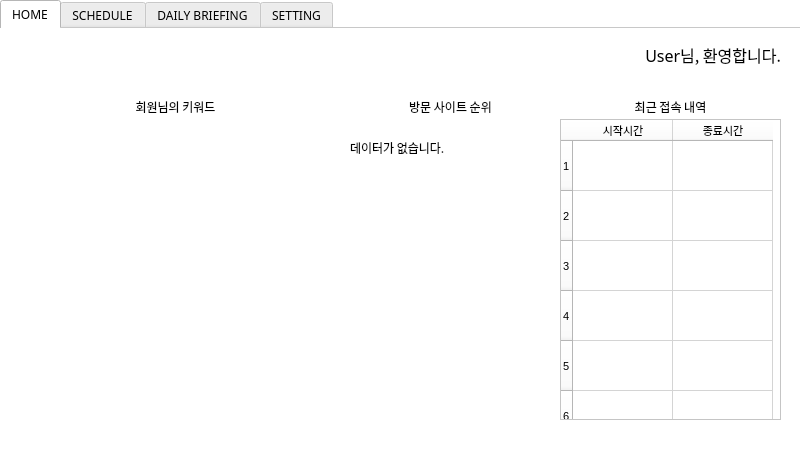
<?xml version="1.0" encoding="UTF-8"?>
<ui version="4.0">
 <class>MainWindow</class>
 <widget class="QMainWindow" name="MainWindow">
  <property name="geometry">
   <rect>
    <x>0</x>
    <y>0</y>
    <width>800</width>
    <height>450</height>
   </rect>
  </property>
  <property name="minimumSize">
   <size>
    <width>800</width>
    <height>450</height>
   </size>
  </property>
  <property name="maximumSize">
   <size>
    <width>800</width>
    <height>450</height>
   </size>
  </property>
  <property name="windowTitle">
   <string>MainWindow</string>
  </property>
  <property name="styleSheet">
   <string notr="true">background-color: rgb(255, 255, 255);</string>
  </property>
  <widget class="QWidget" name="centralwidget">
   <widget class="QTabWidget" name="mainTab">
    <property name="geometry">
     <rect>
      <x>0</x>
      <y>0</y>
      <width>800</width>
      <height>450</height>
     </rect>
    </property>
    <property name="maximumSize">
     <size>
      <width>800</width>
      <height>450</height>
     </size>
    </property>
    <property name="font">
     <font>
      <family>KoPub돋움체 Medium</family>
      <pointsize>9</pointsize>
      <weight>50</weight>
      <bold>false</bold>
      <underline>false</underline>
      <strikeout>false</strikeout>
     </font>
    </property>
    <property name="layoutDirection">
     <enum>Qt::LeftToRight</enum>
    </property>
    <property name="styleSheet">
     <string notr="true">QTabBar::tab {background:rgb(255, 189, 187);
					color:rgb(255, 255, 255);
}
QTabBar::tab:selected {background: rgb(245, 114, 119);
								color:rgb(255, 255, 255)};



</string>
    </property>
    <property name="tabPosition">
     <enum>QTabWidget::North</enum>
    </property>
    <property name="tabShape">
     <enum>QTabWidget::Rounded</enum>
    </property>
    <property name="currentIndex">
     <number>0</number>
    </property>
    <property name="iconSize">
     <size>
      <width>50</width>
      <height>30</height>
     </size>
    </property>
    <property name="documentMode">
     <bool>true</bool>
    </property>
    <property name="tabBarAutoHide">
     <bool>false</bool>
    </property>
    <widget class="QWidget" name="tab">
     <attribute name="title">
      <string>HOME</string>
     </attribute>
     <widget class="QLabel" name="lblwelcome">
      <property name="geometry">
       <rect>
        <x>540</x>
        <y>10</y>
        <width>241</width>
        <height>31</height>
       </rect>
      </property>
      <property name="font">
       <font>
        <family>KoPub돋움체 Medium</family>
        <pointsize>12</pointsize>
       </font>
      </property>
      <property name="text">
       <string>User님, 환영합니다.</string>
      </property>
      <property name="alignment">
       <set>Qt::AlignRight|Qt::AlignTrailing|Qt::AlignVCenter</set>
      </property>
     </widget>
     <widget class="QLabel" name="label_7">
      <property name="geometry">
       <rect>
        <x>120</x>
        <y>70</y>
        <width>111</width>
        <height>16</height>
       </rect>
      </property>
      <property name="font">
       <font>
        <family>KoPub돋움체 Medium</family>
       </font>
      </property>
      <property name="text">
       <string>회원님의 키워드</string>
      </property>
      <property name="alignment">
       <set>Qt::AlignCenter</set>
      </property>
     </widget>
     <widget class="QLabel" name="label_8">
      <property name="geometry">
       <rect>
        <x>390</x>
        <y>70</y>
        <width>121</width>
        <height>16</height>
       </rect>
      </property>
      <property name="font">
       <font>
        <family>KoPub돋움체 Medium</family>
       </font>
      </property>
      <property name="text">
       <string>방문 사이트 순위</string>
      </property>
      <property name="alignment">
       <set>Qt::AlignCenter</set>
      </property>
     </widget>
     <widget class="QLabel" name="label_9">
      <property name="geometry">
       <rect>
        <x>610</x>
        <y>70</y>
        <width>121</width>
        <height>16</height>
       </rect>
      </property>
      <property name="font">
       <font>
        <family>KoPub돋움체 Medium</family>
       </font>
      </property>
      <property name="text">
       <string>최근 접속 내역</string>
      </property>
      <property name="alignment">
       <set>Qt::AlignCenter</set>
      </property>
     </widget>
     <widget class="QLabel" name="label_3">
      <property name="geometry">
       <rect>
        <x>20</x>
        <y>90</y>
        <width>301</width>
        <height>291</height>
       </rect>
      </property>
      <property name="text">
       <string/>
      </property>
      <property name="scaledContents">
       <bool>true</bool>
      </property>
     </widget>
     <widget class="QLabel" name="label_30">
      <property name="geometry">
       <rect>
        <x>350</x>
        <y>110</y>
        <width>191</width>
        <height>18</height>
       </rect>
      </property>
      <property name="font">
       <font>
        <family>KoPub돋움체 Light</family>
       </font>
      </property>
      <property name="styleSheet">
       <string notr="true">color: rgb(0, 0, 0);</string>
      </property>
      <property name="text">
       <string>데이터가 없습니다.</string>
      </property>
     </widget>
     <widget class="QLabel" name="label_31">
      <property name="geometry">
       <rect>
        <x>350</x>
        <y>160</y>
        <width>191</width>
        <height>18</height>
       </rect>
      </property>
      <property name="font">
       <font>
        <family>KoPub돋움체 Light</family>
       </font>
      </property>
      <property name="styleSheet">
       <string notr="true">color: rgb(0, 0, 0);</string>
      </property>
      <property name="text">
       <string/>
      </property>
     </widget>
     <widget class="QLabel" name="label_32">
      <property name="geometry">
       <rect>
        <x>350</x>
        <y>210</y>
        <width>191</width>
        <height>18</height>
       </rect>
      </property>
      <property name="font">
       <font>
        <family>KoPub돋움체 Light</family>
       </font>
      </property>
      <property name="styleSheet">
       <string notr="true">color: rgb(0, 0, 0);</string>
      </property>
      <property name="text">
       <string/>
      </property>
     </widget>
     <widget class="QLabel" name="label_33">
      <property name="geometry">
       <rect>
        <x>350</x>
        <y>260</y>
        <width>191</width>
        <height>18</height>
       </rect>
      </property>
      <property name="font">
       <font>
        <family>KoPub돋움체 Light</family>
       </font>
      </property>
      <property name="styleSheet">
       <string notr="true">color: rgb(0, 0, 0);</string>
      </property>
      <property name="text">
       <string/>
      </property>
     </widget>
     <widget class="QLabel" name="label_34">
      <property name="geometry">
       <rect>
        <x>350</x>
        <y>310</y>
        <width>191</width>
        <height>18</height>
       </rect>
      </property>
      <property name="font">
       <font>
        <family>KoPub돋움체 Light</family>
       </font>
      </property>
      <property name="styleSheet">
       <string notr="true">color: rgb(0, 0, 0);</string>
      </property>
      <property name="text">
       <string/>
      </property>
     </widget>
     <widget class="QTableWidget" name="table">
      <property name="geometry">
       <rect>
        <x>560</x>
        <y>90</y>
        <width>221</width>
        <height>301</height>
       </rect>
      </property>
      <property name="font">
       <font>
        <pointsize>8</pointsize>
       </font>
      </property>
      <property name="verticalScrollBarPolicy">
       <enum>Qt::ScrollBarAlwaysOff</enum>
      </property>
      <property name="horizontalScrollBarPolicy">
       <enum>Qt::ScrollBarAsNeeded</enum>
      </property>
      <property name="autoScroll">
       <bool>true</bool>
      </property>
      <property name="autoScrollMargin">
       <number>16</number>
      </property>
      <property name="textElideMode">
       <enum>Qt::ElideLeft</enum>
      </property>
      <property name="showGrid">
       <bool>true</bool>
      </property>
      <property name="sortingEnabled">
       <bool>false</bool>
      </property>
      <property name="wordWrap">
       <bool>true</bool>
      </property>
      <property name="cornerButtonEnabled">
       <bool>true</bool>
      </property>
      <property name="rowCount">
       <number>7</number>
      </property>
      <property name="columnCount">
       <number>2</number>
      </property>
      <attribute name="horizontalHeaderDefaultSectionSize">
       <number>100</number>
      </attribute>
      <attribute name="horizontalHeaderMinimumSectionSize">
       <number>51</number>
      </attribute>
      <attribute name="horizontalHeaderShowSortIndicator" stdset="0">
       <bool>false</bool>
      </attribute>
      <attribute name="horizontalHeaderStretchLastSection">
       <bool>false</bool>
      </attribute>
      <attribute name="verticalHeaderDefaultSectionSize">
       <number>50</number>
      </attribute>
      <row/>
      <row/>
      <row/>
      <row/>
      <row/>
      <row/>
      <row/>
      <column>
       <property name="text">
        <string>시작시간</string>
       </property>
      </column>
      <column>
       <property name="text">
        <string>종료시간</string>
       </property>
      </column>
      <item row="0" column="0">
       <property name="text">
        <string/>
       </property>
       <property name="font">
        <font>
         <pointsize>7</pointsize>
        </font>
       </property>
      </item>
     </widget>
    </widget>
    <widget class="QWidget" name="tab_2">
     <attribute name="title">
      <string>SCHEDULE</string>
     </attribute>
     <widget class="QLabel" name="label">
      <property name="geometry">
       <rect>
        <x>340</x>
        <y>10</y>
        <width>111</width>
        <height>31</height>
       </rect>
      </property>
      <property name="font">
       <font>
        <family>KoPub돋움체 Medium</family>
        <pointsize>15</pointsize>
       </font>
      </property>
      <property name="text">
       <string>Schedule</string>
      </property>
     </widget>
     <widget class="QLabel" name="lblselectedDate">
      <property name="geometry">
       <rect>
        <x>540</x>
        <y>50</y>
        <width>121</width>
        <height>16</height>
       </rect>
      </property>
      <property name="font">
       <font>
        <family>KoPub돋움체 Medium</family>
       </font>
      </property>
      <property name="text">
       <string>TODAY</string>
      </property>
      <property name="alignment">
       <set>Qt::AlignCenter</set>
      </property>
     </widget>
     <widget class="QCalendarWidget" name="calendarWidget">
      <property name="geometry">
       <rect>
        <x>40</x>
        <y>65</y>
        <width>344</width>
        <height>321</height>
       </rect>
      </property>
      <property name="font">
       <font>
        <family>KoPub돋움체 Medium</family>
       </font>
      </property>
      <property name="styleSheet">
       <string notr="true">color: rgb(0, 0, 0);</string>
      </property>
     </widget>
     <widget class="QPlainTextEdit" name="scheduleList">
      <property name="geometry">
       <rect>
        <x>440</x>
        <y>70</y>
        <width>311</width>
        <height>321</height>
       </rect>
      </property>
     </widget>
     <widget class="QPushButton" name="btn_addSchedule">
      <property name="geometry">
       <rect>
        <x>700</x>
        <y>398</y>
        <width>51</width>
        <height>20</height>
       </rect>
      </property>
      <property name="font">
       <font>
        <family>KoPub돋움체 Medium</family>
       </font>
      </property>
      <property name="statusTip">
       <string/>
      </property>
      <property name="autoFillBackground">
       <bool>false</bool>
      </property>
      <property name="styleSheet">
       <string notr="true">background-color: rgb(245, 114, 119);
color: rgb(255, 255, 255);
border: 0px;</string>
      </property>
      <property name="text">
       <string>추가</string>
      </property>
      <property name="checkable">
       <bool>false</bool>
      </property>
      <property name="autoDefault">
       <bool>false</bool>
      </property>
      <property name="default">
       <bool>false</bool>
      </property>
      <property name="flat">
       <bool>false</bool>
      </property>
     </widget>
    </widget>
    <widget class="QWidget" name="tab_3">
     <attribute name="title">
      <string>DAILY BRIEFING</string>
     </attribute>
     <widget class="QLabel" name="label_2">
      <property name="geometry">
       <rect>
        <x>330</x>
        <y>10</y>
        <width>151</width>
        <height>31</height>
       </rect>
      </property>
      <property name="font">
       <font>
        <family>KoPub돋움체 Light</family>
        <pointsize>15</pointsize>
       </font>
      </property>
      <property name="styleSheet">
       <string notr="true">color: rgb(0, 0, 0);</string>
      </property>
      <property name="text">
       <string>Daily Briefing</string>
      </property>
     </widget>
     <widget class="QLabel" name="label_4">
      <property name="geometry">
       <rect>
        <x>150</x>
        <y>50</y>
        <width>91</width>
        <height>16</height>
       </rect>
      </property>
      <property name="font">
       <font>
        <family>KoPub돋움체 Light</family>
       </font>
      </property>
      <property name="styleSheet">
       <string notr="true">color: rgb(0, 0, 0);</string>
      </property>
      <property name="text">
       <string>실시간 뉴스</string>
      </property>
      <property name="alignment">
       <set>Qt::AlignCenter</set>
      </property>
     </widget>
     <widget class="QLabel" name="label_5">
      <property name="geometry">
       <rect>
        <x>560</x>
        <y>50</y>
        <width>91</width>
        <height>16</height>
       </rect>
      </property>
      <property name="font">
       <font>
        <family>KoPub돋움체 Light</family>
       </font>
      </property>
      <property name="styleSheet">
       <string notr="true">color: rgb(0, 0, 0);</string>
      </property>
      <property name="text">
       <string>맞춤형 뉴스</string>
      </property>
      <property name="alignment">
       <set>Qt::AlignCenter</set>
      </property>
     </widget>
     <widget class="QLabel" name="label_14">
      <property name="geometry">
       <rect>
        <x>40</x>
        <y>100</y>
        <width>311</width>
        <height>18</height>
       </rect>
      </property>
      <property name="font">
       <font>
        <family>KoPub돋움체 Light</family>
       </font>
      </property>
      <property name="styleSheet">
       <string notr="true">color: rgb(0, 0, 0);</string>
      </property>
      <property name="text">
       <string>TextLabel</string>
      </property>
     </widget>
     <widget class="QLabel" name="label_15">
      <property name="geometry">
       <rect>
        <x>40</x>
        <y>140</y>
        <width>311</width>
        <height>18</height>
       </rect>
      </property>
      <property name="font">
       <font>
        <family>KoPub돋움체 Light</family>
       </font>
      </property>
      <property name="styleSheet">
       <string notr="true">color: rgb(0, 0, 0);</string>
      </property>
      <property name="text">
       <string>TextLabel</string>
      </property>
     </widget>
     <widget class="QLabel" name="label_16">
      <property name="geometry">
       <rect>
        <x>40</x>
        <y>180</y>
        <width>311</width>
        <height>18</height>
       </rect>
      </property>
      <property name="font">
       <font>
        <family>KoPub돋움체 Light</family>
       </font>
      </property>
      <property name="styleSheet">
       <string notr="true">color: rgb(0, 0, 0);</string>
      </property>
      <property name="text">
       <string>TextLabel</string>
      </property>
     </widget>
     <widget class="QLabel" name="label_17">
      <property name="geometry">
       <rect>
        <x>40</x>
        <y>220</y>
        <width>311</width>
        <height>18</height>
       </rect>
      </property>
      <property name="font">
       <font>
        <family>KoPub돋움체 Light</family>
       </font>
      </property>
      <property name="styleSheet">
       <string notr="true">color: rgb(0, 0, 0);</string>
      </property>
      <property name="text">
       <string>TextLabel</string>
      </property>
     </widget>
     <widget class="QLabel" name="label_18">
      <property name="geometry">
       <rect>
        <x>40</x>
        <y>260</y>
        <width>311</width>
        <height>18</height>
       </rect>
      </property>
      <property name="font">
       <font>
        <family>KoPub돋움체 Light</family>
       </font>
      </property>
      <property name="styleSheet">
       <string notr="true">color: rgb(0, 0, 0);</string>
      </property>
      <property name="text">
       <string>TextLabel</string>
      </property>
     </widget>
     <widget class="QLabel" name="label_19">
      <property name="geometry">
       <rect>
        <x>40</x>
        <y>300</y>
        <width>311</width>
        <height>18</height>
       </rect>
      </property>
      <property name="font">
       <font>
        <family>KoPub돋움체 Light</family>
       </font>
      </property>
      <property name="styleSheet">
       <string notr="true">color: rgb(0, 0, 0);</string>
      </property>
      <property name="text">
       <string>TextLabel</string>
      </property>
     </widget>
     <widget class="QLabel" name="label_20">
      <property name="geometry">
       <rect>
        <x>40</x>
        <y>340</y>
        <width>311</width>
        <height>18</height>
       </rect>
      </property>
      <property name="font">
       <font>
        <family>KoPub돋움체 Light</family>
       </font>
      </property>
      <property name="styleSheet">
       <string notr="true">color: rgb(0, 0, 0);</string>
      </property>
      <property name="text">
       <string>TextLabel</string>
      </property>
     </widget>
     <widget class="QLabel" name="label_21">
      <property name="geometry">
       <rect>
        <x>450</x>
        <y>100</y>
        <width>301</width>
        <height>20</height>
       </rect>
      </property>
      <property name="font">
       <font>
        <family>KoPub돋움체 Light</family>
       </font>
      </property>
      <property name="styleSheet">
       <string notr="true">color: rgb(0, 0, 0);</string>
      </property>
      <property name="text">
       <string>데이터가 없습니다.</string>
      </property>
     </widget>
     <widget class="QLabel" name="label_22">
      <property name="geometry">
       <rect>
        <x>450</x>
        <y>130</y>
        <width>301</width>
        <height>20</height>
       </rect>
      </property>
      <property name="font">
       <font>
        <family>KoPub돋움체 Light</family>
       </font>
      </property>
      <property name="styleSheet">
       <string notr="true">color: rgb(0, 0, 0);</string>
      </property>
      <property name="text">
       <string/>
      </property>
     </widget>
     <widget class="QLabel" name="label_23">
      <property name="geometry">
       <rect>
        <x>450</x>
        <y>160</y>
        <width>301</width>
        <height>20</height>
       </rect>
      </property>
      <property name="font">
       <font>
        <family>KoPub돋움체 Light</family>
       </font>
      </property>
      <property name="styleSheet">
       <string notr="true">color: rgb(0, 0, 0);</string>
      </property>
      <property name="text">
       <string/>
      </property>
     </widget>
     <widget class="QLabel" name="label_24">
      <property name="geometry">
       <rect>
        <x>450</x>
        <y>190</y>
        <width>301</width>
        <height>20</height>
       </rect>
      </property>
      <property name="font">
       <font>
        <family>KoPub돋움체 Light</family>
       </font>
      </property>
      <property name="styleSheet">
       <string notr="true">color: rgb(0, 0, 0);</string>
      </property>
      <property name="text">
       <string/>
      </property>
     </widget>
     <widget class="QLabel" name="label_25">
      <property name="geometry">
       <rect>
        <x>450</x>
        <y>220</y>
        <width>301</width>
        <height>20</height>
       </rect>
      </property>
      <property name="font">
       <font>
        <family>KoPub돋움체 Light</family>
       </font>
      </property>
      <property name="styleSheet">
       <string notr="true">color: rgb(0, 0, 0);</string>
      </property>
      <property name="text">
       <string/>
      </property>
     </widget>
     <widget class="QLabel" name="label_26">
      <property name="geometry">
       <rect>
        <x>450</x>
        <y>250</y>
        <width>301</width>
        <height>20</height>
       </rect>
      </property>
      <property name="font">
       <font>
        <family>KoPub돋움체 Light</family>
       </font>
      </property>
      <property name="styleSheet">
       <string notr="true">color: rgb(0, 0, 0);</string>
      </property>
      <property name="text">
       <string/>
      </property>
     </widget>
     <widget class="QLabel" name="label_27">
      <property name="geometry">
       <rect>
        <x>450</x>
        <y>280</y>
        <width>301</width>
        <height>20</height>
       </rect>
      </property>
      <property name="font">
       <font>
        <family>KoPub돋움체 Light</family>
       </font>
      </property>
      <property name="styleSheet">
       <string notr="true">color: rgb(0, 0, 0);</string>
      </property>
      <property name="text">
       <string/>
      </property>
     </widget>
     <widget class="QLabel" name="label_28">
      <property name="geometry">
       <rect>
        <x>450</x>
        <y>310</y>
        <width>301</width>
        <height>20</height>
       </rect>
      </property>
      <property name="font">
       <font>
        <family>KoPub돋움체 Light</family>
       </font>
      </property>
      <property name="styleSheet">
       <string notr="true">color: rgb(0, 0, 0);</string>
      </property>
      <property name="text">
       <string/>
      </property>
     </widget>
     <widget class="QLabel" name="label_29">
      <property name="geometry">
       <rect>
        <x>450</x>
        <y>340</y>
        <width>301</width>
        <height>20</height>
       </rect>
      </property>
      <property name="font">
       <font>
        <family>KoPub돋움체 Light</family>
       </font>
      </property>
      <property name="styleSheet">
       <string notr="true">color: rgb(0, 0, 0);</string>
      </property>
      <property name="text">
       <string/>
      </property>
     </widget>
     <widget class="QFrame" name="frame_5">
      <property name="geometry">
       <rect>
        <x>10</x>
        <y>80</y>
        <width>401</width>
        <height>301</height>
       </rect>
      </property>
      <property name="styleSheet">
       <string notr="true">background-color: rgba(255, 255, 255, 0);
border: 1px solid;
border-color: rgb(214, 214, 214);</string>
      </property>
      <property name="frameShape">
       <enum>QFrame::StyledPanel</enum>
      </property>
      <property name="frameShadow">
       <enum>QFrame::Raised</enum>
      </property>
      <zorder>frame_6</zorder>
     </widget>
     <widget class="QFrame" name="frame_6">
      <property name="geometry">
       <rect>
        <x>430</x>
        <y>80</y>
        <width>351</width>
        <height>301</height>
       </rect>
      </property>
      <property name="styleSheet">
       <string notr="true">background-color: rgba(255, 255, 255, 0);
border: 1px solid;
border-color: rgb(214, 214, 214);</string>
      </property>
      <property name="frameShape">
       <enum>QFrame::StyledPanel</enum>
      </property>
      <property name="frameShadow">
       <enum>QFrame::Raised</enum>
      </property>
     </widget>
    </widget>
    <widget class="QWidget" name="tab_4">
     <attribute name="title">
      <string>SETTING</string>
     </attribute>
     <widget class="QLabel" name="label_10">
      <property name="geometry">
       <rect>
        <x>320</x>
        <y>10</y>
        <width>151</width>
        <height>31</height>
       </rect>
      </property>
      <property name="font">
       <font>
        <family>KoPub돋움체 Medium</family>
        <pointsize>15</pointsize>
       </font>
      </property>
      <property name="text">
       <string>Setting</string>
      </property>
      <property name="alignment">
       <set>Qt::AlignCenter</set>
      </property>
     </widget>
     <widget class="QFrame" name="frame">
      <property name="geometry">
       <rect>
        <x>160</x>
        <y>140</y>
        <width>451</width>
        <height>71</height>
       </rect>
      </property>
      <property name="styleSheet">
       <string notr="true">border: 3px solid;
border-top-color: qlineargradient(spread:pad, x1:0, y1:1, x2:0, y2:0, stop:0 rgba(150, 150, 150, 255), stop:1 rgba(255, 255, 255, 255));

border-right-color: qlineargradient(spread:pad, x1:0, y1:0, x2:1, y2:0, stop:0 rgba(150, 150, 150, 255), stop:1 rgba(255, 255, 255, 255));

border-left-color: qlineargradient(spread:pad, x1:1, y1:0, x2:0, y2:0, stop:0 rgba(150, 150, 150, 255), stop:1 rgba(255, 255, 255, 255));

border-bottom-color: qlineargradient(spread:pad, x1:0, y1:0, x2:0, y2:1, stop:0 rgba(150, 150, 150, 255), stop:1 rgba(255, 255, 255, 255));

</string>
      </property>
      <property name="frameShape">
       <enum>QFrame::StyledPanel</enum>
      </property>
      <property name="frameShadow">
       <enum>QFrame::Raised</enum>
      </property>
      <widget class="QCheckBox" name="checkBox">
       <property name="geometry">
        <rect>
         <x>420</x>
         <y>28</y>
         <width>21</width>
         <height>19</height>
        </rect>
       </property>
       <property name="styleSheet">
        <string notr="true">border : 0px;</string>
       </property>
       <property name="text">
        <string/>
       </property>
      </widget>
      <widget class="QLabel" name="label_11">
       <property name="geometry">
        <rect>
         <x>20</x>
         <y>20</y>
         <width>231</width>
         <height>31</height>
        </rect>
       </property>
       <property name="font">
        <font>
         <family>KoPub돋움체 Medium</family>
         <pointsize>11</pointsize>
        </font>
       </property>
       <property name="styleSheet">
        <string notr="true">border:0px;</string>
       </property>
       <property name="text">
        <string>Google Calendar 연동</string>
       </property>
      </widget>
     </widget>
     <widget class="QFrame" name="frame_2">
      <property name="geometry">
       <rect>
        <x>160</x>
        <y>220</y>
        <width>451</width>
        <height>71</height>
       </rect>
      </property>
      <property name="styleSheet">
       <string notr="true">border: 3px solid;
border-top-color: qlineargradient(spread:pad, x1:0, y1:1, x2:0, y2:0, stop:0 rgba(150, 150, 150, 255), stop:1 rgba(255, 255, 255, 255));

border-right-color: qlineargradient(spread:pad, x1:0, y1:0, x2:1, y2:0, stop:0 rgba(150, 150, 150, 255), stop:1 rgba(255, 255, 255, 255));

border-left-color: qlineargradient(spread:pad, x1:1, y1:0, x2:0, y2:0, stop:0 rgba(150, 150, 150, 255), stop:1 rgba(255, 255, 255, 255));

border-bottom-color: qlineargradient(spread:pad, x1:0, y1:0, x2:0, y2:1, stop:0 rgba(150, 150, 150, 255), stop:1 rgba(255, 255, 255, 255));

</string>
      </property>
      <property name="frameShape">
       <enum>QFrame::StyledPanel</enum>
      </property>
      <property name="frameShadow">
       <enum>QFrame::Raised</enum>
      </property>
      <widget class="QCheckBox" name="checkBox_2">
       <property name="geometry">
        <rect>
         <x>420</x>
         <y>28</y>
         <width>21</width>
         <height>19</height>
        </rect>
       </property>
       <property name="styleSheet">
        <string notr="true">border : 0px;</string>
       </property>
       <property name="text">
        <string/>
       </property>
      </widget>
      <widget class="QLabel" name="label_12">
       <property name="geometry">
        <rect>
         <x>20</x>
         <y>20</y>
         <width>231</width>
         <height>31</height>
        </rect>
       </property>
       <property name="font">
        <font>
         <family>KoPub돋움체 Medium</family>
         <pointsize>11</pointsize>
        </font>
       </property>
       <property name="styleSheet">
        <string notr="true">border:0px;</string>
       </property>
       <property name="text">
        <string>핸드폰 연동</string>
       </property>
      </widget>
     </widget>
     <widget class="QFrame" name="frame_3">
      <property name="geometry">
       <rect>
        <x>160</x>
        <y>300</y>
        <width>451</width>
        <height>71</height>
       </rect>
      </property>
      <property name="styleSheet">
       <string notr="true">border: 3px solid;
border-top-color: qlineargradient(spread:pad, x1:0, y1:1, x2:0, y2:0, stop:0 rgba(150, 150, 150, 255), stop:1 rgba(255, 255, 255, 255));

border-right-color: qlineargradient(spread:pad, x1:0, y1:0, x2:1, y2:0, stop:0 rgba(150, 150, 150, 255), stop:1 rgba(255, 255, 255, 255));

border-left-color: qlineargradient(spread:pad, x1:1, y1:0, x2:0, y2:0, stop:0 rgba(150, 150, 150, 255), stop:1 rgba(255, 255, 255, 255));

border-bottom-color: qlineargradient(spread:pad, x1:0, y1:0, x2:0, y2:1, stop:0 rgba(150, 150, 150, 255), stop:1 rgba(255, 255, 255, 255));

</string>
      </property>
      <property name="frameShape">
       <enum>QFrame::StyledPanel</enum>
      </property>
      <property name="frameShadow">
       <enum>QFrame::Raised</enum>
      </property>
      <widget class="QCheckBox" name="checkBox_3">
       <property name="geometry">
        <rect>
         <x>420</x>
         <y>28</y>
         <width>21</width>
         <height>19</height>
        </rect>
       </property>
       <property name="styleSheet">
        <string notr="true">border : 0px;</string>
       </property>
       <property name="text">
        <string/>
       </property>
       <property name="tristate">
        <bool>false</bool>
       </property>
      </widget>
      <widget class="QLabel" name="label_13">
       <property name="geometry">
        <rect>
         <x>20</x>
         <y>20</y>
         <width>231</width>
         <height>31</height>
        </rect>
       </property>
       <property name="font">
        <font>
         <family>KoPub돋움체 Medium</family>
         <pointsize>11</pointsize>
        </font>
       </property>
       <property name="styleSheet">
        <string notr="true">border:0px;</string>
       </property>
       <property name="text">
        <string>데이터 수집 동의</string>
       </property>
      </widget>
     </widget>
     <widget class="QFrame" name="frame_4">
      <property name="geometry">
       <rect>
        <x>160</x>
        <y>60</y>
        <width>451</width>
        <height>71</height>
       </rect>
      </property>
      <property name="styleSheet">
       <string notr="true">border: 3px solid;
border-top-color: qlineargradient(spread:pad, x1:0, y1:1, x2:0, y2:0, stop:0 rgba(150, 150, 150, 255), stop:1 rgba(255, 255, 255, 255));

border-right-color: qlineargradient(spread:pad, x1:0, y1:0, x2:1, y2:0, stop:0 rgba(150, 150, 150, 255), stop:1 rgba(255, 255, 255, 255));

border-left-color: qlineargradient(spread:pad, x1:1, y1:0, x2:0, y2:0, stop:0 rgba(150, 150, 150, 255), stop:1 rgba(255, 255, 255, 255));

border-bottom-color: qlineargradient(spread:pad, x1:0, y1:0, x2:0, y2:1, stop:0 rgba(150, 150, 150, 255), stop:1 rgba(255, 255, 255, 255));

</string>
      </property>
      <property name="frameShape">
       <enum>QFrame::StyledPanel</enum>
      </property>
      <property name="frameShadow">
       <enum>QFrame::Raised</enum>
      </property>
      <widget class="QPushButton" name="pushButton">
       <property name="geometry">
        <rect>
         <x>0</x>
         <y>0</y>
         <width>451</width>
         <height>71</height>
        </rect>
       </property>
       <property name="font">
        <font>
         <family>KoPub돋움체 Medium</family>
         <pointsize>11</pointsize>
        </font>
       </property>
       <property name="styleSheet">
        <string notr="true">Text-align:left;
padding-left : 12px;
</string>
       </property>
       <property name="text">
        <string>정보수정 및 데이터 관리</string>
       </property>
       <property name="checkable">
        <bool>false</bool>
       </property>
       <property name="autoDefault">
        <bool>false</bool>
       </property>
      </widget>
     </widget>
    </widget>
   </widget>
  </widget>
 </widget>
 <resources>
  <include location="resource.qrc"/>
 </resources>
 <connections>
  <connection>
   <sender>calendarWidget</sender>
   <signal>clicked(QDate)</signal>
   <receiver>MainWindow</receiver>
   <slot>getSchedule()</slot>
   <hints>
    <hint type="sourcelabel">
     <x>298</x>
     <y>311</y>
    </hint>
    <hint type="destinationlabel">
     <x>304</x>
     <y>566</y>
    </hint>
   </hints>
  </connection>
  <connection>
   <sender>btn_addSchedule</sender>
   <signal>clicked()</signal>
   <receiver>MainWindow</receiver>
   <slot>addSchedule()</slot>
   <hints>
    <hint type="sourcelabel">
     <x>734</x>
     <y>437</y>
    </hint>
    <hint type="destinationlabel">
     <x>734</x>
     <y>503</y>
    </hint>
   </hints>
  </connection>
 </connections>
 <slots>
  <slot>getSchedule()</slot>
  <slot>addSchedule()</slot>
 </slots>
</ui>
